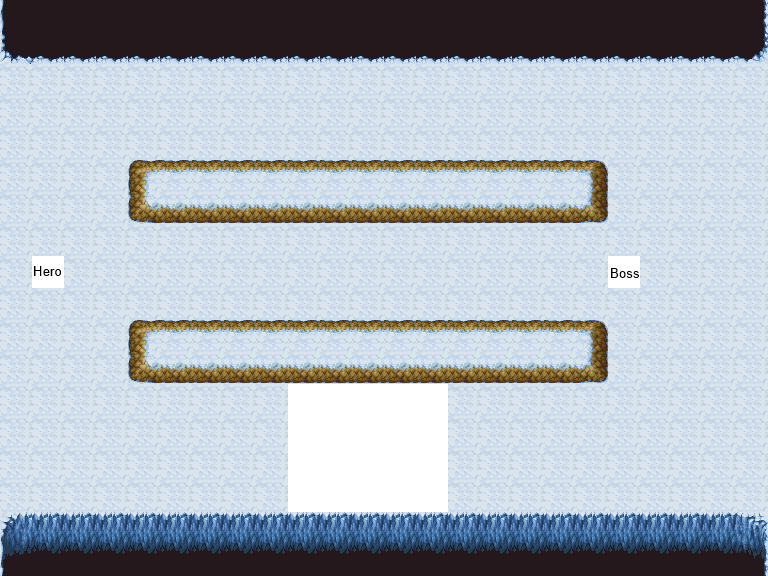

Below is a game level as drawn by its tile map, then a one-line description and the .tmx that defines it (tile-layer data replaced by summaries):
An orthogonal 24x18 tile map with 32x32 px tiles, 3 tile layers (backgrounds, collides, actors), 3 tilesets.

<map version="1.0" orientation="orthogonal" renderorder="right-down" width="24" height="18" tilewidth="32" tileheight="32" nextobjectid="1">
 <tileset firstgid="1" name="place" tilewidth="32" tileheight="32">
  <image source="../packed/place.png" width="512" height="32" />
  <tile id="0">
   <properties>
    <property name="type" value="aura" />
   </properties>
  </tile>
  <tile id="1">
   <properties>
    <property name="type" value="lava" />
   </properties>
  </tile>
  <tile id="2">
   <properties>
    <property name="type" value="boss" />
   </properties>
  </tile>
  <tile id="3">
   <properties>
    <property name="type" value="bow" />
   </properties>
  </tile>
  <tile id="4">
   <properties>
    <property name="type" value="door" />
   </properties>
  </tile>
  <tile id="5">
   <properties>
    <property name="type" value="door" />
   </properties>
  </tile>
  <tile id="6">
   <properties>
    <property name="type" value="door" />
   </properties>
  </tile>
  <tile id="7">
   <properties>
    <property name="type" value="eax" />
   </properties>
  </tile>
  <tile id="8">
   <properties>
    <property name="type" value="eay" />
   </properties>
  </tile>
  <tile id="9">
   <properties>
    <property name="type" value="esx" />
   </properties>
  </tile>
  <tile id="10">
   <properties>
    <property name="type" value="esy" />
   </properties>
  </tile>
  <tile id="11">
   <properties>
    <property name="type" value="hero" />
   </properties>
  </tile>
  <tile id="12">
   <properties>
    <property name="type" value="oldman" />
   </properties>
  </tile>
  <tile id="13">
   <properties>
    <property name="type" value="shield" />
   </properties>
  </tile>
  <tile id="14">
   <properties>
    <property name="type" value="sword" />
   </properties>
  </tile>
 </tileset>
 <tileset firstgid="17" name="Dungeon_TileA1" tilewidth="32" tileheight="32">
  <image source="../packed/Dungeon_TileA1.png" width="512" height="384" />
 </tileset>
 <tileset firstgid="209" name="Dungeon_Ice_TileA5" tilewidth="32" tileheight="32">
  <image source="../packed/Dungeon_Ice_TileA5.png" width="256" height="512" />
 </tileset>
 <layer name="backgrounds" width="24" height="18">
  <data>[432 cells, 432 non-empty, 1 distinct tile ids]</data>
 </layer>
 <layer name="collides" width="24" height="18">
  <data>[432 cells, 156 non-empty, 18 distinct tile ids]</data>
 </layer>
 <layer name="actors" width="24" height="18">
  <data>[432 cells, 22 non-empty, 3 distinct tile ids]</data>
 </layer>
</map>
